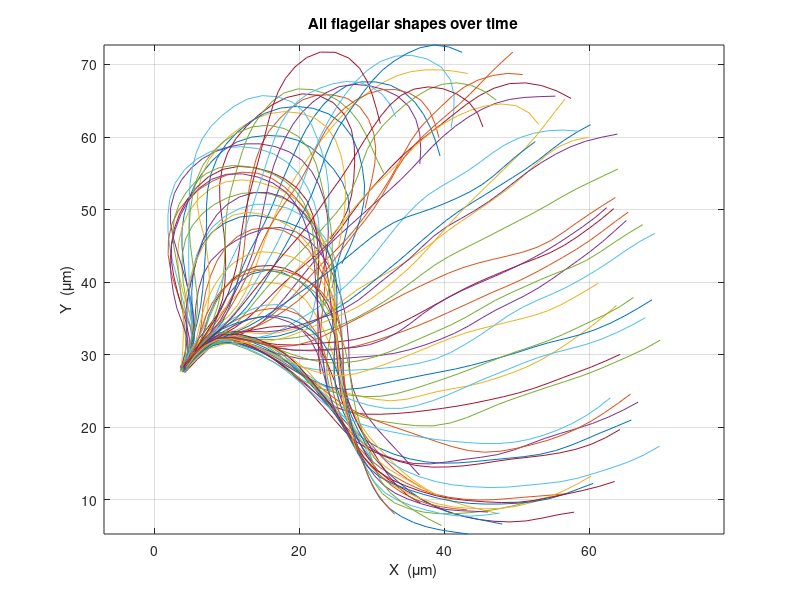
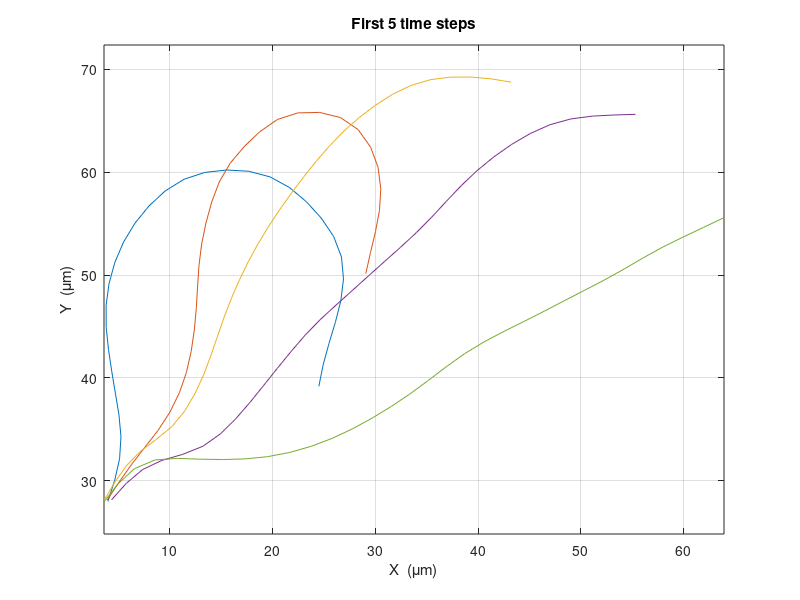
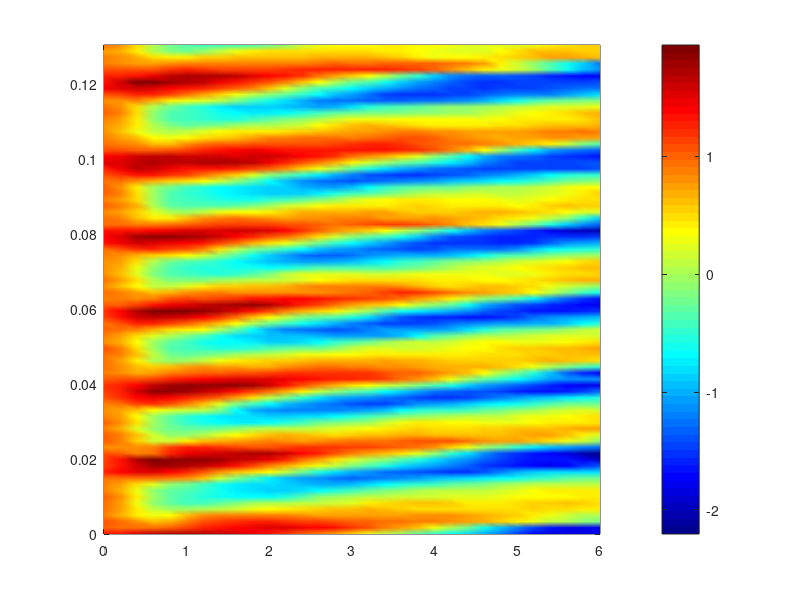

MATLAB code for these plots, in order: (Note: this script raises an error after producing the figures.)
%% Part 1

clear; clc; close all;
load('fluidE.mat');

[m,n] = size(XX);
% m = Number of points along the flagellum we tracked.
% n = number of frames(time steps) recorded

disp('Data:');
disp(['Number of spatial points: ', num2str(m)]);
disp(['Number of time points: ', num2str(n)]);
disp(['Space scale (\mum): ', num2str(space_scale)]);
disp(['Time scale (seconds): ', num2str(time_scale)]);

%All time steps.
figure; clf;
for i = 1:n
    plot(XX(:,i), YY(:,i));
    hold on;
end
hold off;
axis equal;
grid on;
xlabel('X  (\mum)');
ylabel('Y  (\mum)');
title('All flagellar shapes over time');

% Plot first few time steps
figure; clf;
for i = 1:5
    plot(XX(:,i), YY(:,i));
    hold on;
end
hold off;
axis equal;  % Make sure  x and y scales match, So that flagellar curvature isn't distored.
grid on;
xlabel('X  (\mum)');
ylabel('Y  (\mum)');
title('First 5 time steps');

%% Part 2

phi = zeros(m-1, n); 
for i = 1:80 
    dx = diff(XX(:,i));  % [x2-x1, ..., x32-x31] at time i
    dy = diff(YY(:,i));
    phi(:,i) = atan2(dy, dx);  % Store column i
end

%unwrap angles.
phi_unwrapped = zeros(size(phi)); 
for i = 1:80
    phi_unwrapped(:,i) = unwrap(phi(:,i));
end

%Physical axes
delta_s = space_scale; % Distance between two adjacent points
delta_t = time_scale;  % Time between frames

% s = [0*space_scale, 1*space_scale, 2*space_scale, ...]
s = (0:size(phi_unwrapped,1)-1)' * delta_s; % Position where phi is defined.
t = (0:n-1)' * delta_t; % When phi is calculated       

%disp('Unwrapped tangent-angle matrix φ (rows = s_j, cols = t_i):');
%disp(phi_unwrapped);

figure; clf;
h = pcolor(s, t, phi_unwrapped');
shading interp;
colormap(jet);
cb = colorbar;
cb.Label.Interpreter = 'latex';
cb.Label.String = '$\phi\;(\!^\circ)$';
cb.Label.FontSize = 12;
cb.Ticks = [-pi, -pi/2, 0, pi/2, pi];
cb.TickLabels  = {'-180\circ','-90\circ','0\circ','90\circ','180\circ'};
xlabel('s (\mum): position along the flagellum', 'FontSize', 12);
ylabel('t (s): time','FontSize', 12);
title('Kymograph of Flagellar Tangent Angles $\phi(s,t)$', 'Interpreter','latex','FontSize',14);
axis tight;
grid off;

%% Part 3:
phi_mean = mean(phi_unwrapped, 2);
demean_phi = phi_unwrapped - phi_mean;
[U,S,V] = svd(demean_phi, 'econ');

% Plot the first 4 shape modes
figure; clf; hold on;
for k = 1:4
    plot(U(:,k), 'DisplayName', ['Mode ', num2str(k)]);
end
title('First 4 Shape Modes');
xlabel('Positions s_j along the flagellum');
ylabel('u_k(j)');
legend show;
hold off;

% Plot the first 4 temporal modes
figure; clf; hold on;
for k = 1:4
    plot(V(:,k), 'DisplayName', ['Mode ', num2str(k)]);
end
title('First 4 Temporal Modes');
xlabel('t_i');
ylabel('v_k');
legend show;
hold off;

s = diag(S);
figure;
plot(cumsum(s.^2)./sum(s.^2), 'bo-', 'MarkerFaceColor','b','MarkerSize',6);
xlabel('kth Singular Value');
ylabel('% Information Retained');
title('Strength of Singular Values');

%print retained variance
retained =cumsum(s.^2)./sum(s.^2);
fprintf('Two‐mode variance retained: %.2f%%\n', retained(2)*100);


%% Part 4: 

V_1 = S(1,1) * V(:,1);
V_2 = S(2,2) * V(:,2);
figure;
plot(V_1, V_2, '.','MarkerFacecolor','r','Markersize', 10);
hold on;
hold off;
xlabel('V_1');
ylabel('V_2 ');
title('V_1 vs V_2');
axis equal;
grid on;
hold on;

theta = unwrap(atan2(V_2, V_1));
LstSqr_1 = [cos(theta) sin(theta)];
Soln = (LstSqr_1' * LstSqr_1)\ (LstSqr_1' * V_1);
A_1 = Soln(1,1);
B_1 = Soln(2,1);
LstSqr_2 = [cos(theta) sin(theta)];
Soln_2 = (LstSqr_2' * LstSqr_2) \ (LstSqr_2' * V_2);
A_2 = Soln_2(1,1);
B_2 = Soln_2(2,1);
V_1_fit = A_1 * cos(theta) + B_1 * sin(theta);
V_2_fit = A_2 * cos(theta) + B_2 * sin(theta);
plot(V_1_fit, V_2_fit, 'g-', 'LineWidth', 2);
legend('Original Data','Least Squares Approximation')
hold off;


%% Part 5:
phi_recon = zeros(size(phi_unwrapped));
for i = 1:size(phi_unwrapped, 2)
    phi_recon(:,i) = phi_mean + V_1_fit(i) * U(:,1) + V_2_fit(i) * U(:,2);
end

X_recon = zeros(m, n);
Y_recon = zeros(m, n);
figure;
for i = 1:12
    % Original positions
    x_og = zeros(m, 1);
    y_og = zeros(m, 1);
    for j = 2:m
        x_og(j) = x_og(j-1) + space_scale * cos(phi_unwrapped(j-1, i));
        y_og(j) = y_og(j-1) + space_scale * sin(phi_unwrapped(j-1, i));
    end
    
    % Reconstructed positions
    x_recon = zeros(m, 1);
    y_recon = zeros(m, 1);
    for j = 2:m
        x_recon(j) = x_recon(j-1) + space_scale * cos(phi_recon(j-1, i));
        y_recon(j) = y_recon(j-1) + space_scale * sin(phi_recon(j-1, i));
    end
    
    plot(x_og, y_og, 'b-');
    hold on;
    plot(x_recon, y_recon, 'r--');
end
hold off;
xlabel('X');
ylabel('Y');
title('Original vs Reconstructed Shapes');
legend('Original', 'Reconstructed');
axis equal;
grid on;